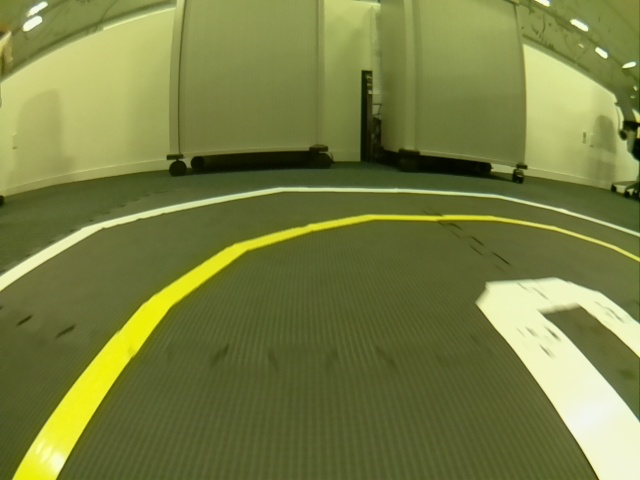
#> input picture src/anti_instagram/scripts/inputimage0.jpg, 640 x 480 px
$ python plot_bgr_hist.py inputimage0.jpg
#> lines starting #> are read from the running program, lines starting #| are printed output that depends on the picture
import cv2
from matplotlib import pyplot as plt

# borrowed from: http://docs.opencv.org/3.1.0/d1/db7/tutorial_py_histogram_begins.html#gsc.tab=0

import sys

img = cv2.imread(sys.argv[1])
#> img is the input picture: shape (480, 640, 3); mean B, G, R 66.5, 127.3, 120.1
color = ('b','g','r')
for i,col in enumerate(color):
	histr = cv2.calcHist([img],[i],None,[256],[0,256])
	plt.plot(histr,color = col)
	plt.xlim([0,256])
#plt.savefig()
plt.show()
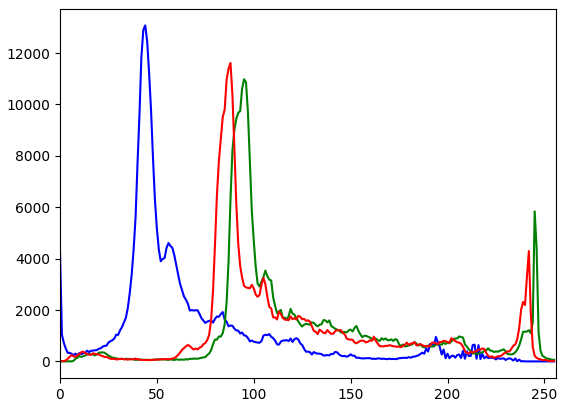
#> figure drawn by matplotlib, 1 panel; curve peaks at x = 44, y = 13077; curve peaks at x = 95, y = 10983; curve peaks at x = 88, y = 11616
